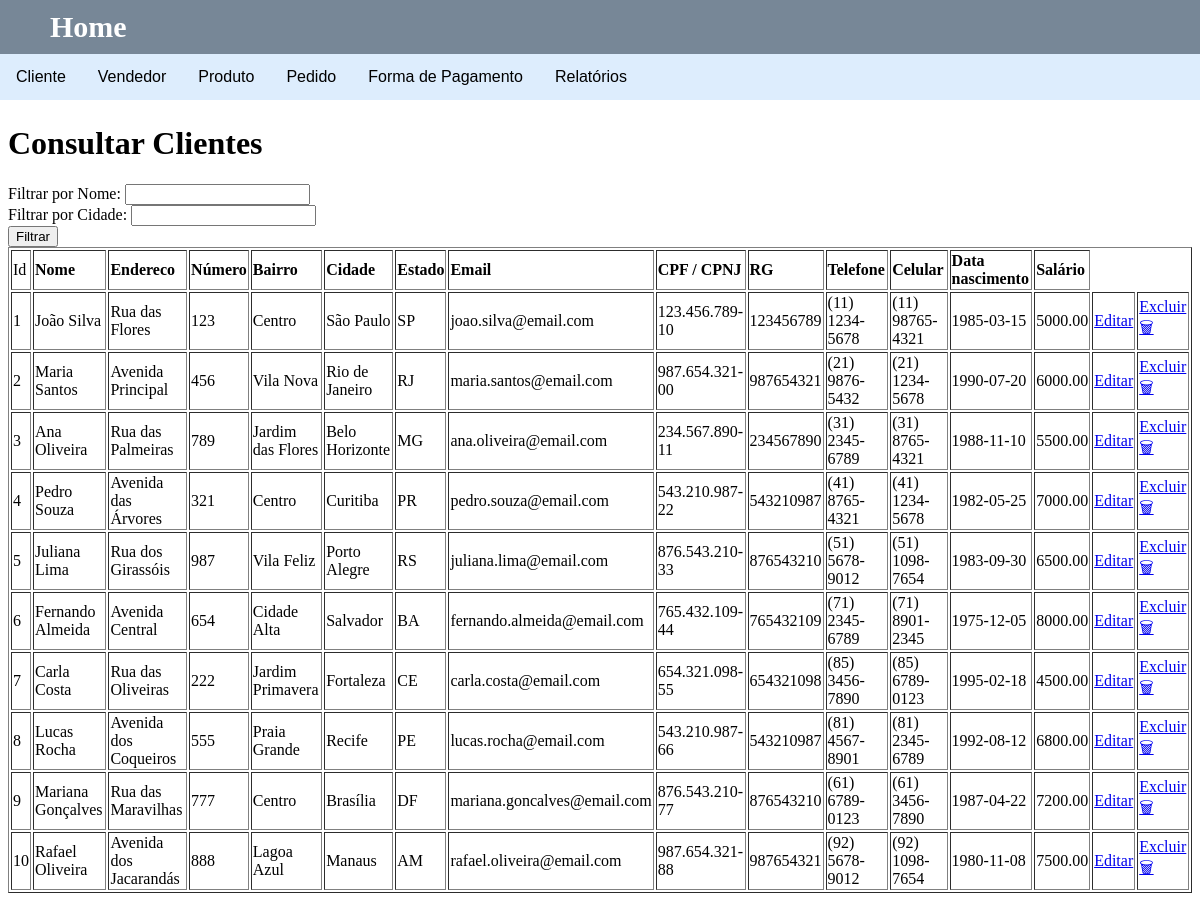
The app's page /cliente/consultarCliente.php, older data.
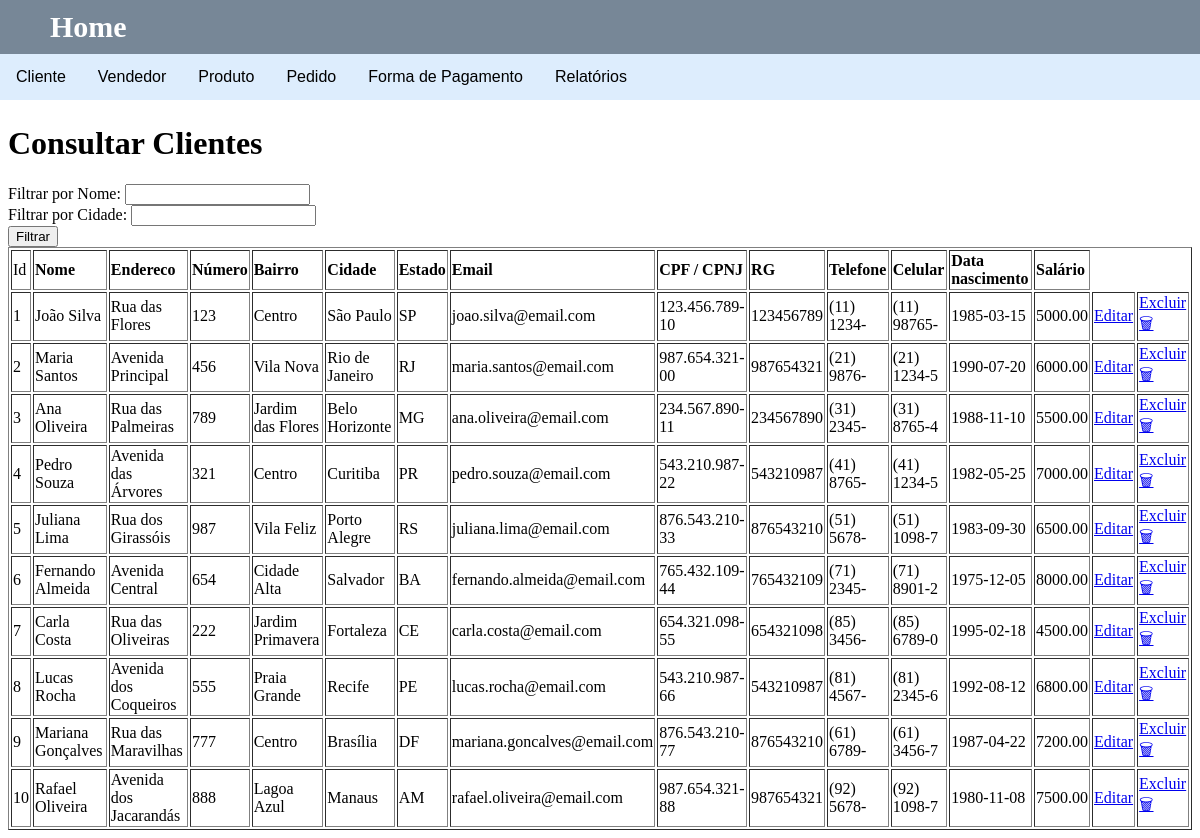
The same page, newer data.
### tables this page shows
CREATE TABLE tb_cliente(
    id INTEGER AUTO_INCREMENT PRIMARY KEY,
    nome VARCHAR(50),
    endereco VARCHAR(50),
    numero VARCHAR(10),
    bairro VARCHAR(30),
    cidade VARCHAR(30),
    estado CHAR(2),
    email VARCHAR(50),
    cpf_cnpj VARCHAR(14),
    rg VARCHAR(9),
    telefone VARCHAR(10),
    celular VARCHAR(11),
    data_nasc DATE,
    salario NUMERIC(12,2)
) engine INNODB;

### cliente/tabelaCliente.php (the view, shortened to what this page needs)
<?php
    echo "<table border='1px' width='100%'>";
        $resu = mysqli_query($con,$query) or die(mysqli_connect_error());
        echo "<tr>";
        echo "<td>Id</td>    ";
        echo "<td> <b> Nome </b></td>";
        echo "<td> <b> Endereco </b></td>";
        echo "<td> <b> Número </b></td>";
        echo "<td> <b> Bairro </b></td>";
        echo "<td> <b> Cidade </b></td>";
        echo "<td> <b> Estado </b></td>";
        echo "<td> <b> Email </b></td>";
        echo "<td> <b> CPF / CPNJ </b></td>";
        echo "<td> <b> RG </b></td>";
        echo "<td> <b> Telefone </b></td>";
        echo "<td> <b> Celular </b></td>";
        echo "<td> <b> Data nascimento </b></td>";
        echo "<td> <b> Salário </b></td>";
        echo "</tr>";
        while ($reg = mysqli_fetch_array($resu)) {
            echo "<tr class='linha'><td class='id'>".$reg['id']."</td>";
            echo "<td class='nome'>".$reg['nome']."</td>";
            echo "<td class='endereco'>".$reg['endereco']."</td>";
            echo "<td class='numero'>".$reg['numero']."</td>";
            echo "<td class='bairro'>".$reg['bairro']."</td>";
            echo "<td class='cidade'>".$reg['cidade']."</td>";
            echo "<td class='estado'>".$reg['estado']."</td>";
            echo "<td class='email'>".$reg['email']."</td>";
            echo "<td class='cpf_cnpj'>".$reg['cpf_cnpj']."</td>";
            echo "<td class='rg'>".$reg['rg']."</td>";
            echo "<td class='telefone'>".$reg['telefone']."</td>";
            echo "<td class='celular'>".$reg['celular']."</td>";
            echo "<td class='data_nasc'>".$reg['data_nasc']."</td>";
            echo "<td class='salario'>".$reg['salario']."</td>";
            echo "<td class='editar'><a href='atualizarCliente.php?id=".$reg['id']."' class='txtEditEditar'>Editar</a></td>";
            echo "<td class='excluir'><a href='excluirCliente.php?id=".$reg['id']."' class='txtEditExcluir'>Excluir 🗑</a></td></tr>";
        }
echo "</table>";
?>

Row changes from the older to the newer data that the page shows:
changed tb_cliente "João Silva": telefone "(11) 1234-5678" → "(11) 1234-"; celular "(11) 98765-4321" → "(11) 98765-"
changed tb_cliente "Maria Santos": telefone "(21) 9876-5432" → "(21) 9876-"; celular "(21) 1234-5678" → "(21) 1234-5"
changed tb_cliente "Ana Oliveira": telefone "(31) 2345-6789" → "(31) 2345-"; celular "(31) 8765-4321" → "(31) 8765-4"
changed tb_cliente "Pedro Souza": telefone "(41) 8765-4321" → "(41) 8765-"; celular "(41) 1234-5678" → "(41) 1234-5"
changed tb_cliente "Juliana Lima": telefone "(51) 5678-9012" → "(51) 5678-"; celular "(51) 1098-7654" → "(51) 1098-7"
changed tb_cliente "Fernando Almeida": telefone "(71) 2345-6789" → "(71) 2345-"; celular "(71) 8901-2345" → "(71) 8901-2"
changed tb_cliente "Carla Costa": telefone "(85) 3456-7890" → "(85) 3456-"; celular "(85) 6789-0123" → "(85) 6789-0"
changed tb_cliente "Lucas Rocha": telefone "(81) 4567-8901" → "(81) 4567-"; celular "(81) 2345-6789" → "(81) 2345-6"
changed tb_cliente "Mariana Gonçalves": telefone "(61) 6789-0123" → "(61) 6789-"; celular "(61) 3456-7890" → "(61) 3456-7"
changed tb_cliente "Rafael Oliveira": telefone "(92) 5678-9012" → "(92) 5678-"; celular "(92) 1098-7654" → "(92) 1098-7"
